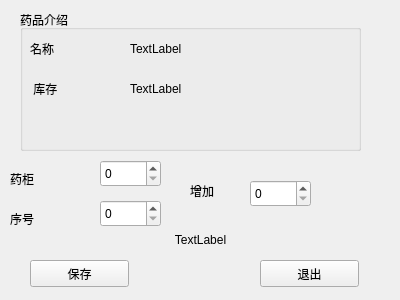
<?xml version="1.0" encoding="UTF-8"?>
<ui version="4.0">
 <class>ShowInf</class>
 <widget class="QWidget" name="ShowInf">
  <property name="geometry">
   <rect>
    <x>0</x>
    <y>0</y>
    <width>400</width>
    <height>300</height>
   </rect>
  </property>
  <property name="windowTitle">
   <string>Form</string>
  </property>
  <widget class="QLabel" name="label_5">
   <property name="geometry">
    <rect>
     <x>10</x>
     <y>170</y>
     <width>67</width>
     <height>17</height>
    </rect>
   </property>
   <property name="text">
    <string>药柜</string>
   </property>
  </widget>
  <widget class="QSpinBox" name="cabinet">
   <property name="geometry">
    <rect>
     <x>100</x>
     <y>160</y>
     <width>61</width>
     <height>27</height>
    </rect>
   </property>
  </widget>
  <widget class="QSpinBox" name="lattice">
   <property name="geometry">
    <rect>
     <x>100</x>
     <y>200</y>
     <width>61</width>
     <height>27</height>
    </rect>
   </property>
  </widget>
  <widget class="QLabel" name="label_6">
   <property name="geometry">
    <rect>
     <x>10</x>
     <y>210</y>
     <width>67</width>
     <height>17</height>
    </rect>
   </property>
   <property name="text">
    <string>序号</string>
   </property>
  </widget>
  <widget class="QPushButton" name="save">
   <property name="geometry">
    <rect>
     <x>30</x>
     <y>260</y>
     <width>99</width>
     <height>27</height>
    </rect>
   </property>
   <property name="text">
    <string>保存</string>
   </property>
  </widget>
  <widget class="QPushButton" name="close">
   <property name="geometry">
    <rect>
     <x>260</x>
     <y>260</y>
     <width>99</width>
     <height>27</height>
    </rect>
   </property>
   <property name="text">
    <string>退出</string>
   </property>
  </widget>
  <widget class="QSpinBox" name="add">
   <property name="geometry">
    <rect>
     <x>250</x>
     <y>180</y>
     <width>61</width>
     <height>27</height>
    </rect>
   </property>
  </widget>
  <widget class="QLabel" name="label_7">
   <property name="geometry">
    <rect>
     <x>190</x>
     <y>180</y>
     <width>67</width>
     <height>21</height>
    </rect>
   </property>
   <property name="text">
    <string>增加</string>
   </property>
  </widget>
  <widget class="QGroupBox" name="groupBox">
   <property name="geometry">
    <rect>
     <x>20</x>
     <y>10</y>
     <width>341</width>
     <height>141</height>
    </rect>
   </property>
   <property name="title">
    <string>药品介绍</string>
   </property>
   <widget class="QLabel" name="label">
    <property name="geometry">
     <rect>
      <x>10</x>
      <y>30</y>
      <width>67</width>
      <height>17</height>
     </rect>
    </property>
    <property name="text">
     <string>名称</string>
    </property>
   </widget>
   <widget class="QLabel" name="name">
    <property name="geometry">
     <rect>
      <x>110</x>
      <y>30</y>
      <width>67</width>
      <height>17</height>
     </rect>
    </property>
    <property name="text">
     <string>TextLabel</string>
    </property>
   </widget>
   <widget class="QLabel" name="label_3">
    <property name="geometry">
     <rect>
      <x>10</x>
      <y>70</y>
      <width>67</width>
      <height>17</height>
     </rect>
    </property>
    <property name="text">
     <string> 库存</string>
    </property>
   </widget>
   <widget class="QLabel" name="num">
    <property name="geometry">
     <rect>
      <x>110</x>
      <y>70</y>
      <width>67</width>
      <height>17</height>
     </rect>
    </property>
    <property name="text">
     <string>TextLabel</string>
    </property>
   </widget>
  </widget>
  <widget class="QLabel" name="exist">
   <property name="geometry">
    <rect>
     <x>0</x>
     <y>230</y>
     <width>401</width>
     <height>20</height>
    </rect>
   </property>
   <property name="text">
    <string>TextLabel</string>
   </property>
   <property name="alignment">
    <set>Qt::AlignCenter</set>
   </property>
  </widget>
 </widget>
 <resources/>
 <connections/>
</ui>
